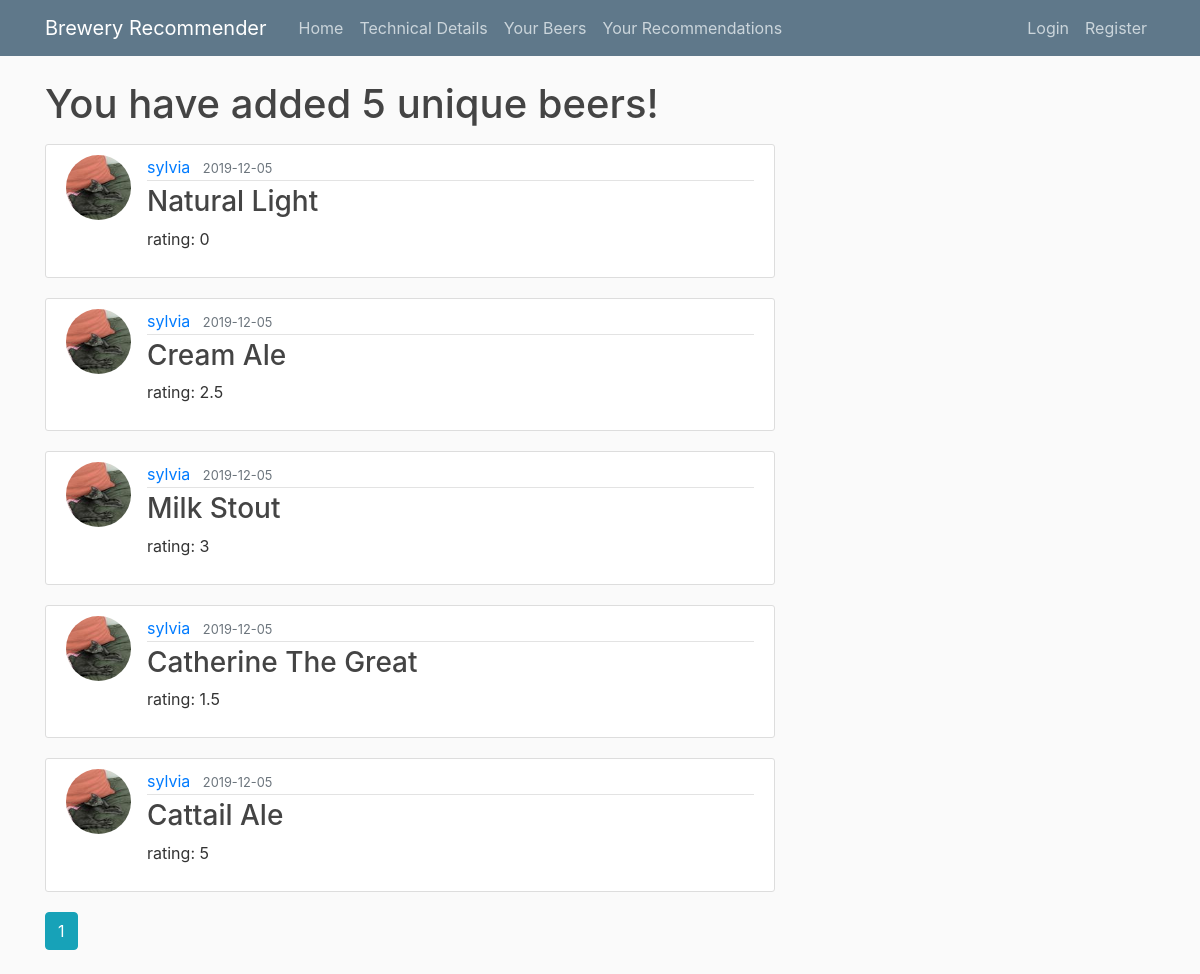
/your_beers, run on the app's committed database.
### brewery_recommender/models.py (models this page shows, shortened)
class Post(db.Model):
    id = db.Column(db.Integer, primary_key=True)
    title = db.Column(db.String(100), nullable=False)
    date_posted = db.Column(db.DateTime, nullable=False, default=datetime.utcnow)
    content = db.Column(db.Integer, nullable=False)
    user_id = db.Column(db.Integer, db.ForeignKey('user.id'), nullable=False)

class User(db.Model, UserMixin):
    id = db.Column(db.Integer, primary_key=True)
    username = db.Column(db.String(20), unique=True, nullable=False)
    email = db.Column(db.String(120), unique=True, nullable=False)
    image_file = db.Column(db.String(20), nullable=False, default='default.jpg')
    password = db.Column(db.String(60), nullable=False)
    posts = db.relationship('Post', backref='author', lazy=True)

### brewery_recommender/routes.py (the view)
@app.route("/your_beers")
def your_beers():
    with open("username.txt", "rb") as fp:
        username = pickle.load(fp)
    page = request.args.get('page', 1, type=int)
    user = User.query.filter_by(username=username).first_or_404()
    posts = Post.query.filter_by(author=user)\
        .order_by(Post.date_posted.desc())\
        .paginate(page=page, per_page=50)
    return render_template('your_beers.html', posts=posts, user=user)

### brewery_recommender/templates/your_beers.html
{% extends "layout.html" %}
{% block content %}
    <h1 class="mb-3">You have added {{ posts.total }} unique beers!</h1>
    {% for post in posts.items %}
        <article class="media content-section">
          <img class="rounded-circle article-img" src="{{ url_for('static', filename='profile_pics/' + post.author.image_file) }}">
          <div class="media-body">
            <div class="article-metadata">
              <a class="mr-2" href="{{ url_for('user_posts', username=post.author.username) }}">{{ post.author.username }}</a>
              <small class="text-muted">{{ post.date_posted.strftime('%Y-%m-%d') }}</small>
            </div>
            <h3><a class="article-title" href="{{ url_for('post', post_id=post.id) }}">{{ post.title }}</a></h3>
            <p class="article-content">rating: {{ post.content }}</p>
          </div>
        </article>
    {% endfor %}
    {% for page_num in posts.iter_pages(left_edge=1, right_edge=1, left_current=1, right_current=2) %}
      {% if page_num %}
        {% if posts.page == page_num %}
          <a class="btn btn-info mb-4" href="{{ url_for('user_posts', username=user.username, page=page_num) }}">{{ page_num }}</a>
        {% else %}
          <a class="btn btn-outline-info mb-4" href="{{ url_for('user_posts', username=user.username, page=page_num) }}">{{ page_num }}</a>
        {% endif %}
      {% else %}
        ...
      {% endif %}
    {% endfor %}
{% endblock content %}

### brewery_recommender/templates/layout.html (shortened to what this page needs)
<!DOCTYPE html>
<html>
<head>
    <link rel="stylesheet" href="https://maxcdn.bootstrapcdn.com/bootstrap/4.0.0/css/bootstrap.min.css">
    <link rel="stylesheet" type="text/css" href="{{ url_for('static', filename='main.css') }}">
</head>
<body>
    <header class="site-header">
      <nav class="navbar navbar-expand-md navbar-dark bg-steel fixed-top">
        <div class="container">
          <a class="navbar-brand mr-4" href="/">Brewery Recommender</a>
          <div class="collapse navbar-collapse" id="navbarToggle">
            <div class="navbar-nav mr-auto">
              <a class="nav-item nav-link" href="{{ url_for('home') }}">Home</a>
              <a class="nav-item nav-link" href="{{ url_for('about') }}">Technical Details</a>
              <a class="nav-item nav-link" href="{{ url_for('your_beers') }}">Your Beers</a>
              <a class="nav-item nav-link" href="{{ url_for('recommendations') }}">Your Recommendations</a>
            </div>
            <div class="navbar-nav">
              {% if current_user.is_authenticated %}
                <a class="nav-item nav-link" href="{{ url_for('new_post') }}">Add Beer</a>
                <a class="nav-item nav-link" href="{{ url_for('account') }}">Account</a>
                <a class="nav-item nav-link" href="{{ url_for('logout') }}">Logout</a>
              {% else %}
                <a class="nav-item nav-link" href="{{ url_for('login') }}">Login</a>
                <a class="nav-item nav-link" href="{{ url_for('register') }}">Register</a>
              {% endif %}
            </div>
          </div>
        </div>
      </nav>
    </header>
    <main role="main" class="container">
      <div class="row">
        <div class="col-md-8">
          {% block content %}{% endblock %}
        </div>
      </div>
    </main>
</body>
</html>

### brewery_recommender/static/main.css (style rules this page uses)
body { background: #fafafa; color: #333333; margin-top: 5rem; }
h1, h2, h3, h4, h5, h6 { color: #444444; }
.bg-steel { background-color: #5f788a; }
.site-header .navbar-nav .nav-link { color: #cbd5db; }
.content-section { background: #ffffff; padding: 10px 20px; border: 1px solid #dddddd; border-radius: 3px; margin-bottom: 20px; }
.article-title { color: #444444; }
.article-content { white-space: pre-line; }
.article-img { height: 65px; width: 65px; margin-right: 16px; }
.article-metadata { padding-bottom: 1px; margin-bottom: 4px; border-bottom: 1px solid #e3e3e3 }

### data on the page
Post: image_file (picture), author.username "sylvia", date_posted "2019-12-05", title "Natural Light", content "0"
Post: image_file (picture), author.username "sylvia", date_posted "2019-12-05", title "Cream Ale", content "2.5"
Post: image_file (picture), author.username "sylvia", date_posted "2019-12-05", title "Milk Stout", content "3"
Post: image_file (picture), author.username "sylvia", date_posted "2019-12-05", title "Catherine The Great", content "1.5"
Post: image_file (picture), author.username "sylvia", date_posted "2019-12-05", title "Cattail Ale", content "5"

### other printed values
{{ posts.total }} "5"
{{ page_num }} "1"
